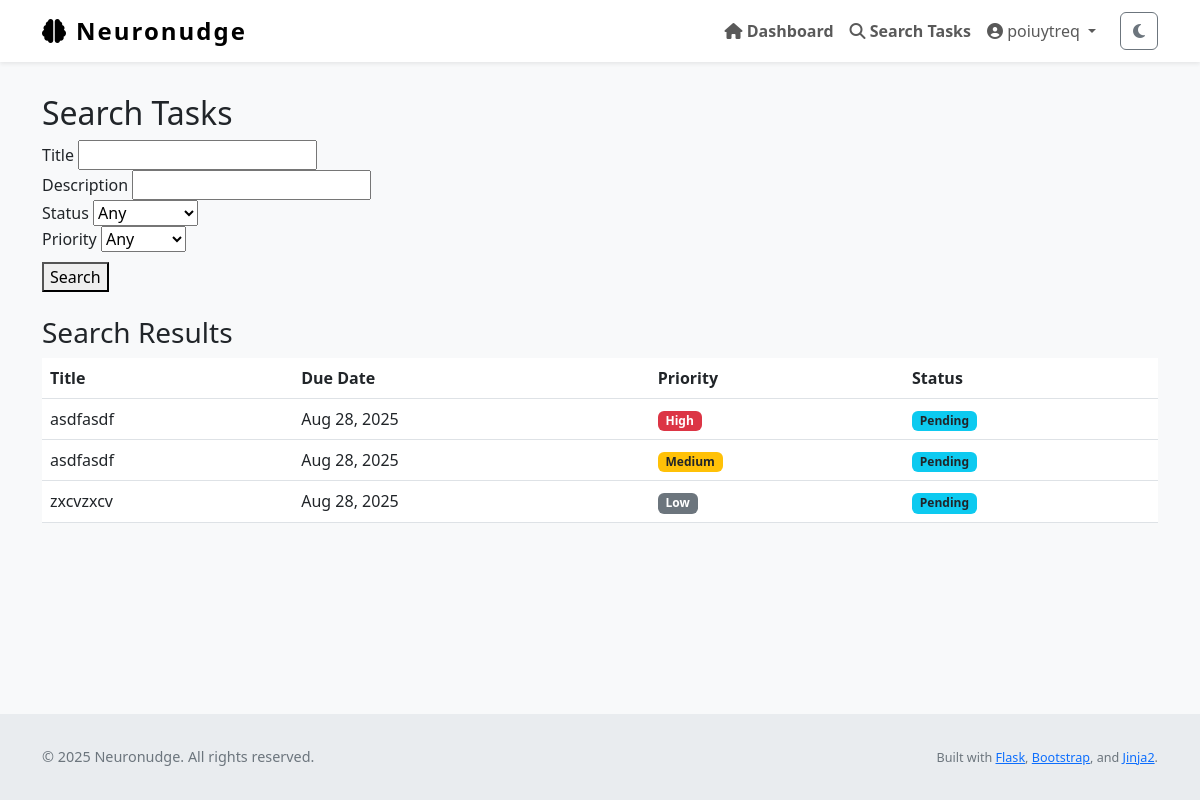
Page /tasks/search (signed in) on the committed database.
### Neuronudge/models.py (models this page shows, shortened)
class User(UserMixin, db.Model):
    id = db.Column(db.Integer, primary_key=True)
    name = db.Column(db.String(150), nullable=True)                # full name
    username = db.Column(db.String(150), unique=True, nullable=False)
    email = db.Column(db.String(150), unique=True, nullable=False)
    password_hash = db.Column(db.String(256), nullable=False)
    profile_type = db.Column(db.String(50), nullable=False, default='General')
    created_at = db.Column(db.DateTime, default=datetime.utcnow)
    tasks = db.relationship('Task', backref='user', lazy=True)
    logs = db.relationship('ActivityLog', backref='user', lazy=True)
    preferences = db.relationship('OnboardingPreferences', back_populates='user', uselist=False)
    avatar_url = db.Column(db.String(300), default=None)
    registered_on = db.Column(db.DateTime, default=datetime.utcnow)
    dashboard_features = db.Column(JSON, nullable=False, default=[])
    feature_task_timer = db.Column(db.Boolean, default=False)
    feature_task_stats = db.Column(db.Boolean, default=True)
    feature_focus_mode = db.Column(db.Boolean, default=False)
    feature_deadline_tracker = db.Column(db.Boolean, default=False)
    feature_priority_sort = db.Column(db.Boolean, default=False)
    feature_task_export = db.Column(db.Boolean, default=False)
    feature_progress_graphs = db.Column(db.Boolean, default=False)

class Task(db.Model):
    id = db.Column(db.Integer, primary_key=True)
    title = db.Column(db.String(255), nullable=False)
    description = db.Column(db.Text, nullable=False)
    due_date = db.Column(db.DateTime)
    completed = db.Column(db.Boolean, default=False)
    priority = db.Column(db.Integer, default=2)         # 1 = high, 2 = med, 3 = low
    status = db.Column(db.String(20), default='not started')
    reminder_set = db.Column(db.Boolean, default=False)
    created_at = db.Column(db.DateTime, default=datetime.utcnow)
    updated_at = db.Column(db.DateTime, default=datetime.utcnow, onupdate=datetime.utcnow)
    user_id = db.Column(db.Integer, db.ForeignKey('user.id'), nullable=False)

### Neuronudge/views.py (the view)
@main.route('/tasks/search', methods=['GET', 'POST'])
@login_required
def task_search():
    title = request.args.get('title', '').strip()
    description = request.args.get('description', '').strip()
    completed = request.args.get('completed', 'any')
    priority = request.args.get('priority', 'any')
    query = Task.query.filter_by(user_id=current_user.id)
    if title:
        query = query.filter(Task.title.ilike(f'%{title}%'))
    if description:
        query = query.filter(Task.description.ilike(f'%{description}%'))
    if completed in ['true', 'false']:
        query = query.filter_by(completed=(completed == 'true'))
    if priority in ['1', '2', '3']:
        query = query.filter_by(priority=int(priority))
    results = query.order_by(Task.priority.asc(), Task.due_date.asc().nulls_last()).all()
    return render_template('task_search.html', results=results)

### Neuronudge/__init__.py (called while the page is built)
def create_app():
    app = Flask(__name__)
    app.config['SQLALCHEMY_DATABASE_URI'] = 'sqlite:///db.sqlite'
    app.config['SQLALCHEMY_TRACK_MODIFICATIONS'] = False
    app.config['SECRET_KEY'] = 'dev' #Replace later
    app.config['ALLOWED_EXTENSIONS'] = {"png","jpg","jpeg","gif"}
    db.init_app(app)
    migrate.init_app(app, db)
    login_manager.init_app(app)
    from Neuronudge import models  # ensures models are registered
    @login_manager.user_loader
    def load_user(user_id):
        from Neuronudge.models import User  # local import to avoid circular import
        return User.query.get(int(user_id))
    from Neuronudge.views import main
    from Neuronudge.auth import auth
    app.register_blueprint(main)
    app.register_blueprint(auth, url_prefix='/auth')
    with app.app_context():
        db.create_all()
    return app

### Neuronudge/templates/task_search.html (shortened to what this page needs)
{% extends "layout.html" %}
{% block content %}
<h2>Search Tasks</h2>
<form method="GET" action="{{ url_for('main.task_search') }}" role="search">
    <div>
        <label for="title">Title</label>
        <input type="text" name="title" id="title" value="{{ request.args.get('title', '') }}">
    </div>
    <div>
        <label for="description">Description</label>
        <input type="text" name="description" id="description" value="{{ request.args.get('description', '') }}">
    </div>
    <div>
        <label for="completed">Status</label>
        <select name="completed" id="completed">
            <option value="any" {% if request.args.get('completed') == 'any' %}selected{% endif %}>Any</option>
        </select>
    </div>
    <div>
        <label for="priority">Priority</label>
        <select name="priority" id="priority">
            <option value="any" {% if request.args.get('priority') == 'any' %}selected{% endif %}>Any</option>
        </select>
    </div>
    <div style="margin-top: 10px;">
        <button type="submit">Search</button>
    </div>
</form>
{% if results is defined %}
    <h3 class="mt-4">Search Results</h3>
    {% if results %}
        <table class="table table-hover">
            <thead>
                <tr>
                    <th>Title</th>
                    <th>Due Date</th>
                    <th>Priority</th>
                    <th>Status</th>
                </tr>
            </thead>
            <tbody>
                {% for task in results %}
                <tr>
                    <td>{{ task.title }}</td>
                    <td>{{ task.due_date.strftime('%b %d, %Y') if task.due_date else 'No due date' }}</td>
                    <td>
                        {% if task.priority == 1 %}<span class="badge bg-danger">High</span>
                        {% elif task.priority == 2 %}<span class="badge bg-warning text-dark">Medium</span>
                        {% elif task.priority == 3 %}<span class="badge bg-secondary">Low</span>
                        {% endif %}
                    </td>
                    <td>
                        {% if task.completed %}
                            <span class="badge bg-success">Completed</span>
                        {% else %}
                            <span class="badge bg-info text-dark">Pending</span>
                        {% endif %}
                    </td>
                </tr>
                {% endfor %}
            </tbody>
        </table>
    {% else %}
        <p class="text-muted">No tasks match your search.</p>
    {% endif %}
{% endif %}
{% endblock %}

### Neuronudge/templates/layout.html (shortened to what this page needs)
<!DOCTYPE html>
<html lang="en" class="h-100" data-theme="light">
<head>
    <link href="https://cdn.jsdelivr.net/npm/bootstrap@5.3.0/dist/css/bootstrap.min.css" rel="stylesheet" />
    <link href="https://cdnjs.cloudflare.com/ajax/libs/font-awesome/6.4.0/css/all.min.css" rel="stylesheet" />
    <link rel="stylesheet" href="{{ url_for('static', filename='style.css') }}" />
</head>
<body class="d-flex flex-column h-100" role="document" aria-live="polite" aria-busy="false" aria-label="Neuronudge main document">
<nav class="navbar navbar-expand-lg navbar-light fixed-top bg-white shadow-sm" role="navigation" aria-label="Main navigation">
    <div class="container">
        <a class="navbar-brand d-flex align-items-center" href="{{ url_for('main.home') }}" aria-label="Neuronudge homepage">
            <i class="fa-solid fa-brain me-2" aria-hidden="true"></i> Neuronudge
        </a>
        <div class="collapse navbar-collapse" id="navbarNav">
            <ul class="navbar-nav ms-auto align-items-center" role="menubar">
                {% if current_user.is_authenticated %}
                    <li class="nav-item" role="none">
                        <a class="nav-link fw-semibold" href="{{ url_for('main.dashboard') }}" role="menuitem">
                            <i class="fa-solid fa-house"></i> Dashboard
                        </a>
                    </li>
                    <li class="nav-item" role="none">
                        <a class="nav-link fw-semibold" href="{{ url_for('main.task_search') }}" role="menuitem">
                            <i class="fa-solid fa-magnifying-glass"></i> Search Tasks
                        </a>
                    </li>
                    <li class="nav-item dropdown" role="none">
                        <a class="nav-link dropdown-toggle" href="#" id="profileDropdown" role="button"
                           data-bs-toggle="dropdown" aria-expanded="false" aria-haspopup="true" aria-controls="profileDropdownMenu">
                            <i class="fa-solid fa-user-circle"></i> {{ current_user.name or current_user.email }}
                        </a>
                    </li>
                    <li class="nav-item" role="none">
                        <button id="darkModeToggle" class="btn btn-outline-secondary ms-3" aria-pressed="false" aria-label="Toggle dark mode">
                            <i class="fa-solid fa-moon"></i>
                        </button>
                    </li>
                {% endif %}
            </ul>
        </div>
    </div>
</nav>
<div class="flash-message container position-fixed top-0 end-0 p-3" role="region" aria-live="assertive" aria-atomic="true">
</div>
<main role="main" class="container flex-grow-1 my-4" tabindex="-1">
    {% block content %}{% endblock %}
</main>
<footer class="footer mt-auto" role="contentinfo">
    <div class="container d-flex flex-column flex-md-row justify-content-between align-items-center">
        <p class="mb-2 mb-md-0">&copy; {{ current_year if current_year else "2025" }} Neuronudge. All rights reserved.</p>
        <p class="mb-0">
            <small>
                Built with
                <a href="https://flask.palletsprojects.com/" target="_blank" rel="noopener noreferrer">Flask</a>,
                <a href="https://getbootstrap.com/" target="_blank" rel="noopener noreferrer">Bootstrap</a>,
                and
                <a href="https://jinja.palletsprojects.com/" target="_blank" rel="noopener noreferrer">Jinja2</a>.
            </small>
        </p>
    </div>
</footer>
</body>
</html>

### Neuronudge/static/style.css (style rules this page uses)
body { background-color: #eef; }

### Neuronudge/templates/layout.html (style rules this page uses)
body { padding-top: 70px; background-color: var(--bs-light-bg, #f8f9fa); min-height: 100vh; display: flex; flex-direction: column; text-size-adjust: 100%; }
.navbar-brand { font-weight: 700; font-size: 1.5rem; letter-spacing: 2px; }
.footer { margin-top: auto; padding: 2rem 0; background-color: var(--bs-light-footer-bg, #e9ecef); text-align: center; font-size: 0.9rem; color: #6c757d; }

### rows in the picture
User: name "poiuytreq"
Task: title "asdfasdf", due_date "Aug 28, 2025", priority "High", completed "Pending"
Task: title "asdfasdf", due_date "Aug 28, 2025", priority "Medium", completed "Pending"
Task: title "zxcvzxcv", due_date "Aug 28, 2025", priority "Low", completed "Pending"

### other values in the picture
{{ current_year if current_year else "2025" }} "2025"
